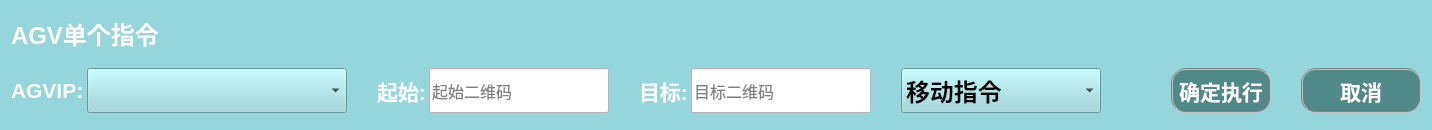
      <widget class="QWidget" name="widget_3" native="true">
       <property name="minimumSize">
        <size>
         <width>0</width>
         <height>130</height>
        </size>
       </property>
       <property name="maximumSize">
        <size>
         <width>167777</width>
         <height>167777</height>
        </size>
       </property>
       <property name="styleSheet">
        <string notr="true">background-color: rgb(148, 214, 218);</string>
       </property>
       <layout class="QGridLayout" name="gridLayout_2">
        <property name="bottomMargin">
         <number>15</number>
        </property>
        <item row="0" column="0">
         <layout class="QVBoxLayout" name="verticalLayout_2">
          <property name="spacing">
           <number>15</number>
          </property>
          <item>
           <layout class="QHBoxLayout" name="horizontalLayout_22">
            <item>
             <widget class="QLabel" name="label_17">
              <property name="maximumSize">
               <size>
                <width>16777215</width>
                <height>45</height>
               </size>
              </property>
              <property name="font">
               <font>
                <pointsize>18</pointsize>
                <weight>75</weight>
                <bold>true</bold>
               </font>
              </property>
              <property name="styleSheet">
               <string notr="true">color:#ffffff</string>
              </property>
              <property name="text">
               <string>AGV单个指令  </string>
              </property>
             </widget>
            </item>
            <item>
             <spacer name="horizontalSpacer_8">
              <property name="orientation">
               <enum>Qt::Horizontal</enum>
              </property>
              <property name="sizeHint" stdset="0">
               <size>
                <width>40</width>
                <height>20</height>
               </size>
              </property>
             </spacer>
            </item>
            <item>
             <widget class="QPushButton" name="detail_Button">
              <property name="sizePolicy">
               <sizepolicy hsizetype="Preferred" vsizetype="Preferred">
                <horstretch>0</horstretch>
                <verstretch>0</verstretch>
               </sizepolicy>
              </property>
              <property name="minimumSize">
               <size>
                <width>45</width>
                <height>40</height>
               </size>
              </property>
              <property name="maximumSize">
               <size>
                <width>50</width>
                <height>40</height>
               </size>
              </property>
              <property name="font">
               <font>
                <pointsize>16</pointsize>
               </font>
              </property>
              <property name="styleSheet">
               <string notr="true">color:#FEFEFE;
border-radius:15px;</string>
              </property>
              <property name="text">
               <string/>
              </property>
             </widget>
            </item>
           </layout>
          </item>
          <item>
           <layout class="QHBoxLayout" name="horizontalLayout_3" stretch="5,2,1">
            <property name="spacing">
             <number>30</number>
            </property>
            <item>
             <layout class="QHBoxLayout" name="horizontalLayout_2">
              <property name="spacing">
               <number>30</number>
              </property>
              <item>
               <layout class="QHBoxLayout" name="horizontalLayout">
                <property name="spacing">
                 <number>3</number>
                </property>
                <item>
                 <widget class="QLabel" name="label_46">
                  <property name="font">
                   <font>
                    <pointsize>16</pointsize>
                    <weight>75</weight>
                    <bold>true</bold>
                   </font>
                  </property>
                  <property name="styleSheet">
                   <string notr="true">color:#ffffff;
</string>
                  </property>
                  <property name="text">
                   <string>AGVIP:</string>
                  </property>
                 </widget>
                </item>
                <item>
                 <widget class="QComboBox" name="taskStatusBox_AGV">
                  <property name="sizePolicy">
                   <sizepolicy hsizetype="Preferred" vsizetype="Preferred">
                    <horstretch>0</horstretch>
                    <verstretch>0</verstretch>
                   </sizepolicy>
                  </property>
                  <property name="minimumSize">
                   <size>
                    <width>260</width>
                    <height>35</height>
                   </size>
                  </property>
                  <property name="maximumSize">
                   <size>
                    <width>16777215</width>
                    <height>45</height>
                   </size>
                  </property>
                  <property name="font">
                   <font>
                    <pointsize>18</pointsize>
                    <weight>75</weight>
                    <bold>true</bold>
                   </font>
                  </property>
                  <property name="styleSheet">
                   <string notr="true">color:#ffffff;
background-color: rgb(157, 144, 135);
QComboBox::drop-down {
    subcontrol-position: top right;
    width: 30px;
    border-left-width: 1px;
    border-left-style: solid; 
	border-left-color: gray;
    border-top-right-radius: 3px;
    border-bottom-right-radius: 3px;
}</string>
                  </property>
                 </widget>
                </item>
               </layout>
              </item>
              <item>
               <layout class="QHBoxLayout" name="horizontalLayout_89" stretch="1,10">
                <property name="spacing">
                 <number>3</number>
                </property>
                <item>
                 <widget class="QLabel" name="label_52">
                  <property name="font">
                   <font>
                    <pointsize>16</pointsize>
                    <weight>75</weight>
                    <bold>true</bold>
                   </font>
                  </property>
                  <property name="styleSheet">
                   <string notr="true">color:#ffffff;</string>
                  </property>
                  <property name="text">
                   <string>起始:</string>
                  </property>
                 </widget>
                </item>
                <item>
                 <widget class="QLineEdit" name="taskSTQRPoint">
                  <property name="sizePolicy">
                   <sizepolicy hsizetype="Expanding" vsizetype="Preferred">
                    <horstretch>0</horstretch>
                    <verstretch>0</verstretch>
                   </sizepolicy>
                  </property>
                  <property name="minimumSize">
                   <size>
                    <width>180</width>
                    <height>0</height>
                   </size>
                  </property>
                  <property name="font">
                   <font>
                    <pointsize>12</pointsize>
                   </font>
                  </property>
                  <property name="styleSheet">
                   <string notr="true">background-color: rgb(255, 255, 255);</string>
                  </property>
                  <property name="text">
                   <string/>
                  </property>
                  <property name="placeholderText">
                   <string>起始二维码</string>
                  </property>
                 </widget>
                </item>
               </layout>
              </item>
              <item>
               <layout class="QHBoxLayout" name="horizontalLayout_84" stretch="1,10">
                <property name="spacing">
                 <number>3</number>
                </property>
                <item>
                 <widget class="QLabel" name="label_45">
                  <property name="font">
                   <font>
                    <pointsize>16</pointsize>
                    <weight>75</weight>
                    <bold>true</bold>
                   </font>
                  </property>
                  <property name="styleSheet">
                   <string notr="true">color:#ffffff;</string>
                  </property>
                  <property name="text">
                   <string>目标:</string>
                  </property>
                 </widget>
                </item>
                <item>
                 <widget class="QLineEdit" name="taskEndQRPoint">
                  <property name="sizePolicy">
                   <sizepolicy hsizetype="Expanding" vsizetype="Preferred">
                    <horstretch>0</horstretch>
                    <verstretch>0</verstretch>
                   </sizepolicy>
                  </property>
                  <property name="minimumSize">
                   <size>
                    <width>180</width>
                    <height>0</height>
                   </size>
                  </property>
                  <property name="font">
                   <font>
                    <pointsize>12</pointsize>
                   </font>
                  </property>
                  <property name="styleSheet">
                   <string notr="true">background-color: rgb(255, 255, 255);</string>
                  </property>
                  <property name="text">
                   <string/>
                  </property>
                  <property name="placeholderText">
                   <string>目标二维码</string>
                  </property>
                 </widget>
                </item>
               </layout>
              </item>
              <item>
               <layout class="QHBoxLayout" name="horizontalLayout_14">
                <property name="spacing">
                 <number>3</number>
                </property>
                <item>
                 <widget class="QComboBox" name="taskActionBox_AGV">
                  <property name="sizePolicy">
                   <sizepolicy hsizetype="Preferred" vsizetype="Preferred">
                    <horstretch>0</horstretch>
                    <verstretch>0</verstretch>
                   </sizepolicy>
                  </property>
                  <property name="minimumSize">
                   <size>
                    <width>200</width>
                    <height>35</height>
                   </size>
                  </property>
                  <property name="maximumSize">
                   <size>
                    <width>16777215</width>
                    <height>45</height>
                   </size>
                  </property>
                  <property name="font">
                   <font>
                    <pointsize>18</pointsize>
                    <weight>75</weight>
                    <bold>true</bold>
                   </font>
                  </property>
                  <property name="styleSheet">
                   <string notr="true">color:#ffffff;
background-color: rgb(157, 144, 135);
QComboBox::drop-down {
    subcontrol-position: top right;
    width: 30px;
    border-left-width: 1px;
    border-left-style: solid; 
	border-left-color: gray;
    border-top-right-radius: 3px;
    border-bottom-right-radius: 3px;
}</string>
                  </property>
                  <item>
                   <property name="text">
                    <string>移动指令</string>
                   </property>
                  </item>
                  <item>
                   <property name="text">
                    <string>举升指令</string>
                   </property>
                  </item>
                  <item>
                   <property name="text">
                    <string>下降指令</string>
                   </property>
                  </item>
                  <item>
                   <property name="text">
                    <string>开始充电</string>
                   </property>
                  </item>
                  <item>
                   <property name="text">
                    <string>结束充电</string>
                   </property>
                  </item>
                  <item>
                   <property name="text">
                    <string>初始化命令</string>
                   </property>
                  </item>
                  <item>
                   <property name="text">
                    <string>同步帧编码</string>
                   </property>
                  </item>
                 </widget>
                </item>
               </layout>
              </item>
             </layout>
            </item>
            <item>
             <spacer name="horizontalSpacer">
              <property name="orientation">
               <enum>Qt::Horizontal</enum>
              </property>
              <property name="sizeHint" stdset="0">
               <size>
                <width>40</width>
                <height>20</height>
               </size>
              </property>
             </spacer>
            </item>
            <item>
             <layout class="QHBoxLayout" name="horizontalLayout_10">
              <property name="spacing">
               <number>30</number>
              </property>
              <item>
               <widget class="QPushButton" name="AgvExecute">
                <property name="sizePolicy">
                 <sizepolicy hsizetype="Preferred" vsizetype="Preferred">
                  <horstretch>0</horstretch>
                  <verstretch>0</verstretch>
                 </sizepolicy>
                </property>
                <property name="minimumSize">
                 <size>
                  <width>0</width>
                  <height>45</height>
                 </size>
                </property>
                <property name="maximumSize">
                 <size>
                  <width>16777215</width>
                  <height>45</height>
                 </size>
                </property>
                <property name="font">
                 <font>
                  <pointsize>16</pointsize>
                  <weight>75</weight>
                  <bold>true</bold>
                 </font>
                </property>
                <property name="styleSheet">
                 <string notr="true">color: white;
color:#ffffff;
border-style: outset;
border: 2px groove gray; 
border-radius:15px;
background-color: rgb(80, 138, 136);
</string>
                </property>
                <property name="text">
                 <string> 确定执行 </string>
                </property>
               </widget>
              </item>
              <item>
               <widget class="QPushButton" name="CancelButton">
                <property name="sizePolicy">
                 <sizepolicy hsizetype="Preferred" vsizetype="Preferred">
                  <horstretch>0</horstretch>
                  <verstretch>0</verstretch>
                 </sizepolicy>
                </property>
                <property name="minimumSize">
                 <size>
                  <width>120</width>
                  <height>0</height>
                 </size>
                </property>
                <property name="maximumSize">
                 <size>
                  <width>16777215</width>
                  <height>45</height>
                 </size>
                </property>
                <property name="font">
                 <font>
                  <pointsize>16</pointsize>
                  <weight>75</weight>
                  <bold>true</bold>
                 </font>
                </property>
                <property name="styleSheet">
                 <string notr="true">color: white;
color:#ffffff;
border-style: outset;
border: 2px groove gray; 
border-radius:15px;
background-color: rgb(80, 138, 136);
</string>
                </property>
                <property name="text">
                 <string>取消</string>
                </property>
               </widget>
              </item>
             </layout>
            </item>
           </layout>
          </item>
         </layout>
        </item>
       </layout>
      </widget>
